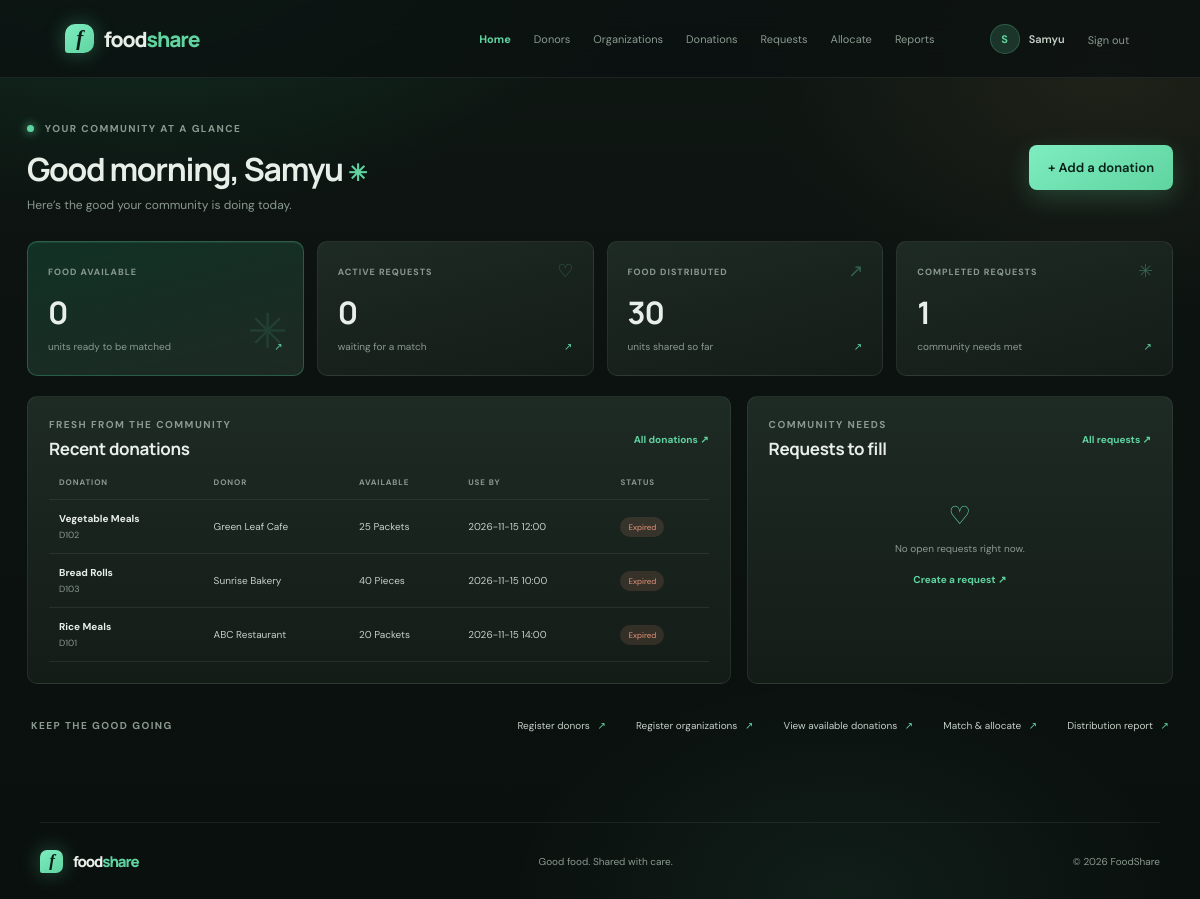
Page /home (signed in) on the committed database.
### tables this page shows
CREATE TABLE users (
                id INTEGER PRIMARY KEY AUTOINCREMENT,
                name TEXT NOT NULL, email TEXT NOT NULL COLLATE NOCASE UNIQUE,
                password_hash TEXT NOT NULL, created_at TEXT NOT NULL
            );

CREATE TABLE donations (
                id TEXT PRIMARY KEY, donor_id TEXT NOT NULL REFERENCES donors(id),
                category TEXT NOT NULL, quantity INTEGER NOT NULL CHECK(quantity > 0),
                remaining INTEGER NOT NULL CHECK(remaining >= 0), unit TEXT NOT NULL,
                prepared_at TEXT NOT NULL, expires_at TEXT NOT NULL,
                status TEXT NOT NULL DEFAULT 'Available', created_at TEXT NOT NULL
            );

CREATE TABLE donors (
                id TEXT PRIMARY KEY, name TEXT NOT NULL, contact TEXT NOT NULL DEFAULT '',
                phone TEXT NOT NULL DEFAULT '', created_at TEXT NOT NULL
            );

### app.py (the view)
@app.route("/home")
@login_required
def home():
    with connect_db() as db:
        expire_food(db)
        metrics = metrics_snapshot(db)
        recent = db.execute(
            "SELECT d.id,d.category,d.remaining,d.unit,d.expires_at,d.status,n.name donor "
            "FROM donations d JOIN donors n ON n.id=d.donor_id ORDER BY d.created_at DESC LIMIT 6"
        ).fetchall()
        needs = db.execute(
            "SELECT r.id,r.category,r.quantity,r.unit,o.name organization FROM requests r "
            "JOIN organizations o ON o.id=r.organization_id WHERE r.status='Pending' "
            "ORDER BY r.created_at DESC LIMIT 6"
        ).fetchall()
    return render_template("home.html", metrics=metrics, recent=recent, needs=needs)

### app.py (called while the page is built)
def connect_db():
    if has_app_context() and g.get("_foodshare_db") is not None:
        return g._foodshare_db
    conn = sqlite3.connect(DB_PATH)
    conn.row_factory = sqlite3.Row
    conn.execute("PRAGMA foreign_keys=ON")
    if has_app_context():
        g._foodshare_db = conn
    return conn

def now():
    return datetime.now().strftime(DATE_FORMAT)

def expire_food(db):
    db.execute("UPDATE donations SET status='Expired' WHERE remaining>0 AND expires_at<=?", (now(),))

def metrics_snapshot(db):
    return {
        "donations": db.execute("SELECT COUNT(*) n FROM donations").fetchone()["n"],
        "available": db.execute(
            "SELECT COALESCE(SUM(remaining),0) n FROM donations "
            "WHERE remaining>0 AND status!='Expired' AND expires_at>?",
            (now(),),
        ).fetchone()["n"],
        "pending": db.execute("SELECT COUNT(*) n FROM requests WHERE status='Pending'").fetchone()["n"],
        "completed": db.execute("SELECT COUNT(*) n FROM requests WHERE status='Completed'").fetchone()["n"],
        "distributed": db.execute(
            "SELECT COALESCE(SUM(quantity),0) n FROM allocations WHERE status='Distributed'"
        ).fetchone()["n"],
        "expired": db.execute("SELECT COUNT(*) n FROM donations WHERE status='Expired'").fetchone()["n"],
    }

@app.before_request
def load_user():
    if request.method == "POST":
        expected = session.get("csrf_token", "")
        provided = request.form.get("csrf_token", "")
        if not expected or not secrets.compare_digest(expected, provided):
            abort(400, "Form expired. Refresh the page and try again.")
    g.user = None
    if session.get("user_id"):
        with connect_db() as db:
            g.user = db.execute("SELECT id,name,email FROM users WHERE id=?", (session["user_id"],)).fetchone()

def login_required(fn):
    @wraps(fn)
    def wrapped(*args, **kwargs):
        if not g.user:
            flash("Please sign in to continue.", "info")
            return redirect(url_for("login", next=request.path))
        return fn(*args, **kwargs)
    return wrapped

@app.context_processor
def shared_context():
    if "csrf_token" not in session:
        session["csrf_token"] = secrets.token_urlsafe(32)
    return {"current_year": datetime.now().year, "csrf_token": session["csrf_token"]}

### templates/home.html
{% extends 'base.html' %}{% block title %}Home{% endblock %}{% block content %}
<section class="dashboard-wrap"><div class="dashboard-heading"><div><div class="eyebrow"><span class="eyebrow-dot"></span> YOUR COMMUNITY AT A GLANCE</div><h1>Good morning, {{ g.user.name.split()[0] }} <span class="wave">✳</span></h1><p>Here’s the good your community is doing today.</p></div><a class="button" href="{{ url_for('donations') }}">+ Add a donation</a></div>
<div class="metric-grid"><article class="metric-card metric-green"><span class="metric-label">FOOD AVAILABLE</span><strong>{{ metrics.available }}</strong><span class="metric-foot">units ready to be matched <i>↗</i></span><span class="metric-deco">✳</span></article><article class="metric-card"><span class="metric-label">ACTIVE REQUESTS</span><strong>{{ metrics.pending }}</strong><span class="metric-foot">waiting for a match <i>↗</i></span><span class="metric-icon">♡</span></article><article class="metric-card"><span class="metric-label">FOOD DISTRIBUTED</span><strong>{{ metrics.distributed }}</strong><span class="metric-foot">units shared so far <i>↗</i></span><span class="metric-icon">↗</span></article><article class="metric-card"><span class="metric-label">COMPLETED REQUESTS</span><strong>{{ metrics.completed }}</strong><span class="metric-foot">community needs met <i>↗</i></span><span class="metric-icon">✳</span></article></div>
<div class="dashboard-columns"><section class="panel"><div class="panel-heading"><div><div class="eyebrow">FRESH FROM THE COMMUNITY</div><h2>Recent donations</h2></div><a class="inline-link" href="{{ url_for('donations') }}">All donations ↗</a></div>{% if recent %}<div class="table-scroll"><table><thead><tr><th>DONATION</th><th>DONOR</th><th>AVAILABLE</th><th>USE BY</th><th>STATUS</th></tr></thead><tbody>{% for row in recent %}<tr><td><strong>{{ row.category }}</strong><small>{{ row.id }}</small></td><td>{{ row.donor }}</td><td>{{ row.remaining }} {{ row.unit }}</td><td>{{ row.expires_at }}</td><td><span class="status status-{{ row.status|lower }}">{{ row.status }}</span></td></tr>{% endfor %}</tbody></table></div>{% else %}<div class="empty-state"><span>✳</span><h3>Your first good thing starts here.</h3><p>Add a donation to help your community find a match.</p><a href="{{ url_for('donations') }}" class="inline-link">Add a donation ↗</a></div>{% endif %}</section>
<section class="panel needs-panel"><div class="panel-heading"><div><div class="eyebrow">COMMUNITY NEEDS</div><h2>Requests to fill</h2></div><a class="inline-link" href="{{ url_for('food_requests') }}">All requests ↗</a></div>{% if needs %}<div class="needs-list">{% for row in needs %}<div class="need-row"><span class="need-icon">♡</span><div class="need-copy"><strong>{{ row.organization }}</strong><span>{{ row.category }} · {{ row.quantity }} {{ row.unit }}</span></div><span class="need-arrow">↗</span></div>{% endfor %}</div>{% else %}<div class="empty-state small-empty"><span>♡</span><p>No open requests right now.</p><a href="{{ url_for('food_requests') }}" class="inline-link">Create a request ↗</a></div>{% endif %}</section></div>
<div class="quick-links"><span class="eyebrow">KEEP THE GOOD GOING</span><a href="{{ url_for('donors') }}">Register donors <span>↗</span></a><a href="{{ url_for('organizations') }}">Register organizations <span>↗</span></a><a href="{{ url_for('donations', view='available') }}">View available donations <span>↗</span></a><a href="{{ url_for('allocations') }}">Match & allocate <span>↗</span></a><a href="{{ url_for('reports') }}">Distribution report <span>↗</span></a></div></section>
{% endblock %}

### templates/base.html (shortened to what this page needs)
<!doctype html>
<html lang="en">
<head>
  <link rel="stylesheet" href="{{ url_for('static', filename='style.css') }}?v=dark2">
</head>
<body class="theme-dark">
<header class="topbar"><a class="brand" href="{{ url_for('home') if g.user else url_for('index') }}"><span class="brand-mark">f</span><span>food<span class="brand-green">share</span></span></a>
  {% if g.user %}<nav class="main-nav"><a href="{{ url_for('home') }}" class="{{ 'active' if request.endpoint=='home' else '' }}">Home</a><a href="{{ url_for('donors') }}" class="{{ 'active' if request.endpoint=='donors' else '' }}">Donors</a><a href="{{ url_for('organizations') }}" class="{{ 'active' if request.endpoint=='organizations' else '' }}">Organizations</a><a href="{{ url_for('donations') }}" class="{{ 'active' if request.endpoint=='donations' else '' }}">Donations</a><a href="{{ url_for('food_requests') }}" class="{{ 'active' if request.endpoint=='food_requests' else '' }}">Requests</a><a href="{{ url_for('allocations') }}" class="{{ 'active' if request.endpoint=='allocations' else '' }}">Allocate</a><a href="{{ url_for('reports') }}" class="{{ 'active' if request.endpoint=='reports' else '' }}">Reports</a></nav><div class="user-menu"><span class="user-avatar">{{ g.user.name[0]|upper }}</span><span class="user-name">{{ g.user.name }}</span><form method="post" action="{{ url_for('logout') }}"><input type="hidden" name="csrf_token" value="{{ csrf_token }}"><button class="text-button">Sign out</button></form></div>
  {% else %}<nav class="public-nav"><a href="#how-it-works">How it works</a><a href="{{ url_for('login') }}" class="login-link">Log in</a><a href="{{ url_for('register') }}" class="button button-small">Get started <span>↗</span></a></nav>{% endif %}
</header>
<main>{% block content %}{% endblock %}</main>
<footer class="footer"><a class="brand footer-brand" href="{{ url_for('index') }}"><span class="brand-mark">f</span><span>food<span class="brand-green">share</span></span></a><span>Good food. Shared with care.</span><span>© {{ current_year }} FoodShare</span></footer>
</body></html>

### rows in the picture
users: user "S", user.name "Samyu"
donations: category "Vegetable Meals", id "D102", donor "Green Leaf Cafe", remaining "25", unit "Packets", expires_at "2026-11-15 12:00", status "Expired"
donations: category "Bread Rolls", id "D103", donor "Sunrise Bakery", remaining "40", unit "Pieces", expires_at "2026-11-15 10:00", status "Expired"
donations: category "Rice Meals", id "D101", donor "ABC Restaurant", remaining "20", unit "Packets", expires_at "2026-11-15 14:00", status "Expired"

### other values in the picture
{{ metrics.available }} "0"
{{ metrics.pending }} "0"
{{ metrics.distributed }} "30"
{{ metrics.completed }} "1"
